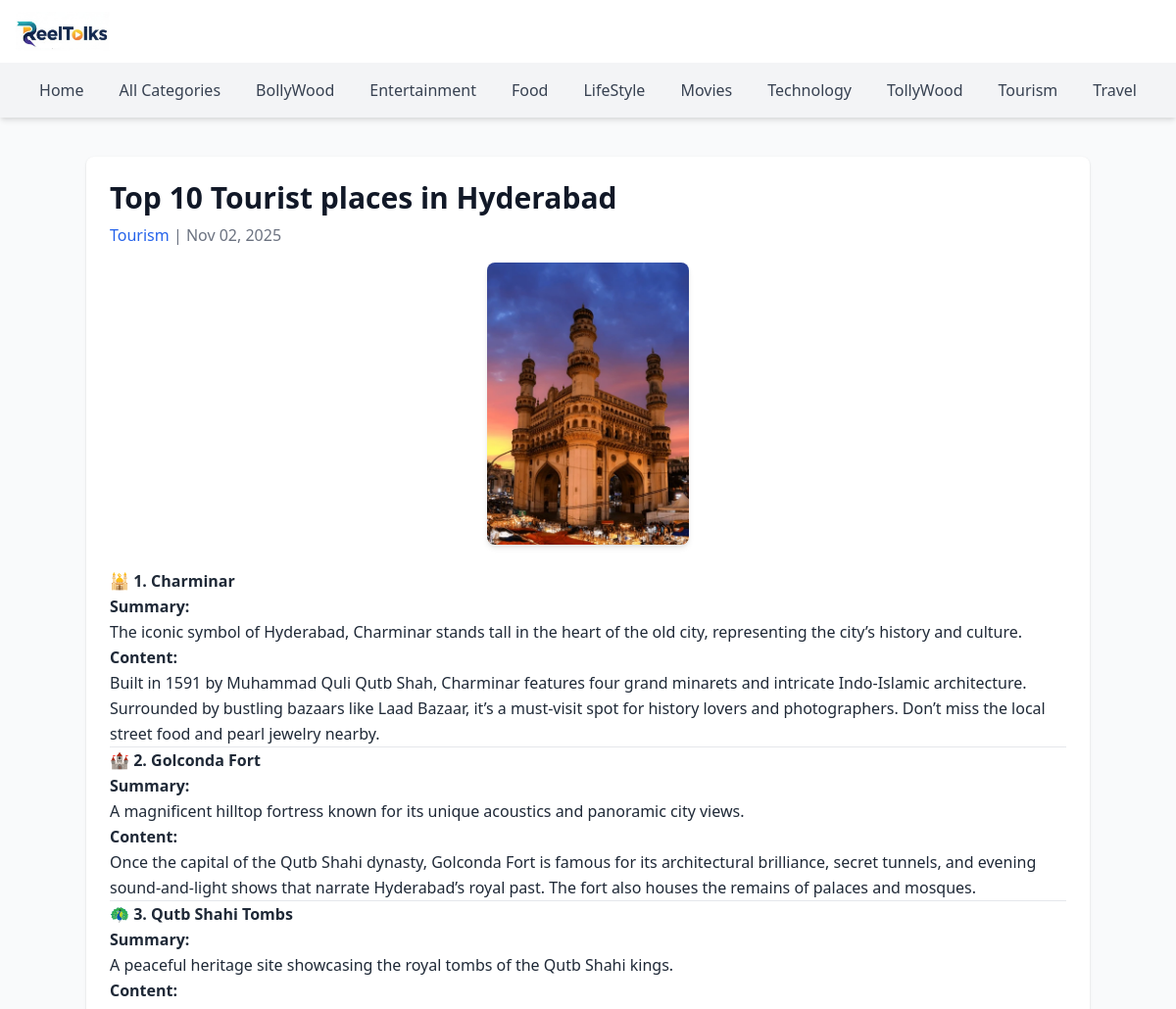
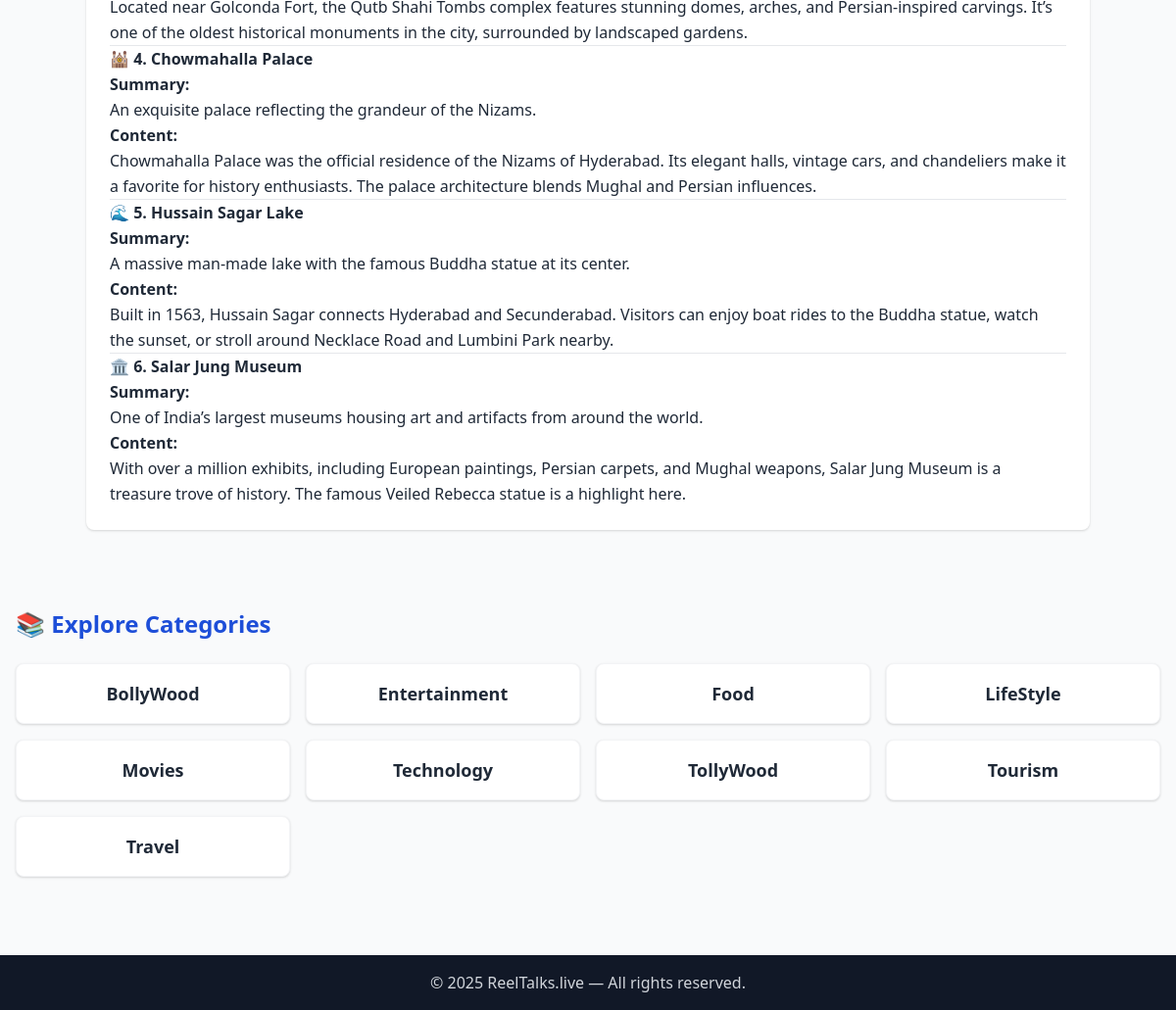
Page /blog/1/ on the committed database (2 pictures, top to bottom).
### ReelBlog/models.py (models this page shows, shortened)
class Category(models.Model):
    name = models.CharField(max_length=100, unique=True)
    class Meta:
        verbose_name_plural = "Categories"
        ordering = ['name']

class Post(models.Model):
    title = models.CharField(max_length=200)
    category = models.ForeignKey(Category, on_delete=models.CASCADE, related_name='posts')
    image = models.ImageField(upload_to='post_images/', blank=True, null=True)
    content = CKEditor5Field('Text', config_name='default')  # ✅ correct field for CKEditor5
    created_at = models.DateTimeField(auto_now_add=True)
    trending = models.BooleanField(default=False)
    class Meta:
        ordering = ['-created_at']

### ReelBlog/views.py (the view)
# urls.py: path('blog/<int:pk>/', views.blog_detail, name='blog_detail'),
def blog_detail(request, pk):
    post = get_object_or_404(Post, pk=pk)
    categories = Category.objects.all()
    return render(request, 'ReelBlog/blog_detail.html', {'post': post, 'categories': categories})

### ReelBlog/templates/ReelBlog/blog_detail.html (shortened to what this page needs)
{% load static %}
<!DOCTYPE html>
<html lang="en">
<head>
  <link href="https://cdn.jsdelivr.net/npm/tailwindcss@2.2.19/dist/tailwind.min.css" rel="stylesheet">
</head>
<body class="bg-gray-50 text-gray-900">
<header class="bg-white shadow-md sticky top-0 z-50">
  <div class="max-w-7xl mx-auto px-4 py-3 flex justify-between items-center">
    <a href="{% url 'ReelBlog:home' %}" class="flex items-center space-x-2">
      <img src="{% static 'images/Logo24.jpg' %}" alt="ReelTalks Logo" class="h-10 w-auto object-contain">
    </a>
  </div>
  <nav id="main-nav" class="bg-gray-100 md:flex items-center justify-center space-x-4 hidden md:block">
    <div class="flex flex-wrap justify-center space-x-3 py-2">
      <a href="{% url 'ReelBlog:home' %}" class="text-gray-700 hover:text-blue-600 px-3 py-2 font-medium">Home</a>
      <a href="#categories" class="text-gray-700 hover:text-blue-600 px-3 py-2 font-medium">All Categories</a>
      {% for cat in categories %}
        <a href="{% url 'ReelBlog:category_posts' cat.name %}"
           class="text-gray-700 hover:text-blue-600 px-3 py-2 font-medium">
          {{ cat.name }}
        </a>
      {% endfor %}
    </div>
  </nav>
</header>
<section class="max-w-5xl mx-auto my-10 bg-white shadow rounded-lg p-6">
  <h1 class="text-3xl font-bold mb-2">{{ post.title }}</h1>
  <p class="text-gray-500 mb-4">
    <span class="text-blue-600">{{ post.category.name }}</span> |
    {{ post.created_at|date:"M d, Y" }}
  </p>
  {% if post.image %}
    <div class="flex justify-center mb-6">
      <img src="{{ post.image.url }}" class="rounded-lg shadow-md max-h-72 w-auto object-cover" alt="{{ post.title }}">
    </div>
  {% endif %}
  <div class="prose max-w-none text-gray-800 leading-relaxed">
    {{ post.content|safe }}
  </div>
</section>
<section id="categories" class="max-w-7xl mx-auto px-4 py-10">
  <h2 class="text-2xl font-bold mb-6 text-blue-700">📚 Explore Categories</h2>
  <div class="grid sm:grid-cols-2 md:grid-cols-3 lg:grid-cols-4 gap-4">
    {% for cat in categories %}
      <a href="{% url 'ReelBlog:category_posts' cat.name %}"
         class="bg-white shadow hover:shadow-lg rounded-lg p-4 text-center border border-gray-100 hover:border-blue-300 transition">
        <h3 class="font-semibold text-lg text-gray-800">{{ cat.name }}</h3>
      </a>
    {% endfor %}
  </div>
</section>
<footer class="bg-gray-900 text-gray-300 text-center py-4 mt-10">
  <p>© 2025 ReelTalks.live — All rights reserved.</p>
</footer>
</body>
</html>

### rows in the picture
Category: name "BollyWood"
Category: name "Entertainment"
Category: name "Food"
Category: name "LifeStyle"
Category: name "Movies"
Category: name "Technology"
Category: name "TollyWood"
Category: name "Tourism"
Category: name "Travel"
Post: title "Top 10 Tourist places in Hyderabad", category.name "Tourism", created_at "Nov 02, 2025", image (picture), content "🕌 1. Charminar Summary: The iconic symbol of Hyderabad, Charminar stands tall in the heart of the old city, representing the city’s history and culture. Content: Built in 1591 by Muhammad Quli Qutb Shah, Charminar features four grand minarets and intricate Indo-Islamic architecture. Surrounded by bustling bazaars like Laad Bazaar, it’s a must-visit spot for history lovers and photographers. Don’t miss the local street food and pearl jewelry nearby. 🏰 2. Golconda Fort Summary: A magnificent hilltop fortress known for its unique acoustics and panoramic city views. Content: Once the capital of the Qutb Shahi dynasty, Golconda Fort is famous for its architectural brilliance, secret tunnels, and…"
